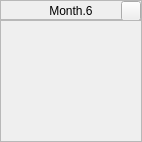
        <widget class="QFrame" name="frameMonth_6">
         <property name="minimumSize">
          <size>
           <width>142</width>
           <height>142</height>
          </size>
         </property>
         <property name="maximumSize">
          <size>
           <width>142</width>
           <height>142</height>
          </size>
         </property>
         <property name="frameShape">
          <enum>QFrame::Box</enum>
         </property>
         <property name="frameShadow">
          <enum>QFrame::Plain</enum>
         </property>
         <property name="lineWidth">
          <number>0</number>
         </property>
         <layout class="QVBoxLayout" name="verticalLayout_6">
          <property name="spacing">
           <number>0</number>
          </property>
          <property name="leftMargin">
           <number>0</number>
          </property>
          <property name="topMargin">
           <number>0</number>
          </property>
          <property name="rightMargin">
           <number>0</number>
          </property>
          <property name="bottomMargin">
           <number>0</number>
          </property>
          <item>
           <widget class="QFrame" name="frameMonthTitle_6">
            <property name="minimumSize">
             <size>
              <width>0</width>
              <height>20</height>
             </size>
            </property>
            <property name="maximumSize">
             <size>
              <width>16777215</width>
              <height>20</height>
             </size>
            </property>
            <property name="frameShape">
             <enum>QFrame::StyledPanel</enum>
            </property>
            <property name="frameShadow">
             <enum>QFrame::Raised</enum>
            </property>
            <layout class="QHBoxLayout" name="horizontalLayout_9">
             <property name="spacing">
              <number>0</number>
             </property>
             <property name="leftMargin">
              <number>20</number>
             </property>
             <property name="topMargin">
              <number>0</number>
             </property>
             <property name="rightMargin">
              <number>0</number>
             </property>
             <property name="bottomMargin">
              <number>0</number>
             </property>
             <item>
              <widget class="QLabel" name="labelMonthTitle_6">
               <property name="minimumSize">
                <size>
                 <width>0</width>
                 <height>20</height>
                </size>
               </property>
               <property name="maximumSize">
                <size>
                 <width>16777215</width>
                 <height>20</height>
                </size>
               </property>
               <property name="text">
                <string>Month.6</string>
               </property>
               <property name="alignment">
                <set>Qt::AlignCenter</set>
               </property>
              </widget>
             </item>
             <item>
              <widget class="QPushButton" name="buttonMonthDetailsView_6">
               <property name="minimumSize">
                <size>
                 <width>20</width>
                 <height>20</height>
                </size>
               </property>
               <property name="maximumSize">
                <size>
                 <width>20</width>
                 <height>20</height>
                </size>
               </property>
               <property name="text">
                <string/>
               </property>
              </widget>
             </item>
            </layout>
           </widget>
          </item>
          <item>
           <widget class="QFrame" name="frameMonthButtonContainer_6">
            <property name="frameShape">
             <enum>QFrame::StyledPanel</enum>
            </property>
            <property name="frameShadow">
             <enum>QFrame::Raised</enum>
            </property>
           </widget>
          </item>
         </layout>
        </widget>
